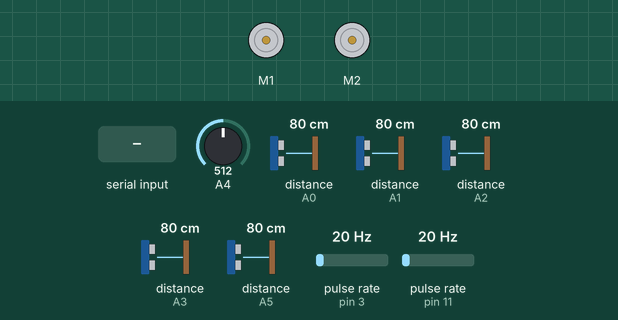
Recording of a sketch running on a simulated Arduino Uno, built with avr-gcc and run on an emulated ATmega328P. Parts: 2 × DC motor (green arrow = forward, orange = backward, longer = faster). Wiring (inferred from the names in the program): 2 × pulse sensor: data pin 3 / data pin 11. Inputs (shaded band) come from the test bench; at power-on: pulse rate (sensors on pin 3, pin 11) 20 Hz, A4 = 512, distance to the obstacle (sensors on A0, A1, A2, A3, A5) 80 cm. What the sketch prints to the serial monitor is not drawn.

Above: at 1.2 s.
1.3 s: "D\n" received over Serial
5.8 s: "A90\n" received over Serial
At 7.8 s:
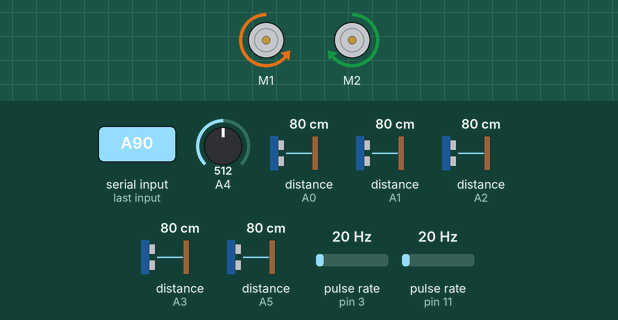
8.4 s: pulse rate (sensor on pin 3) set to 4 Hz
At 9.5 s:
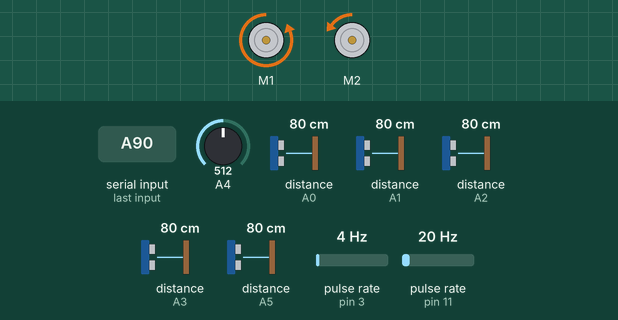
At 10.9 s:
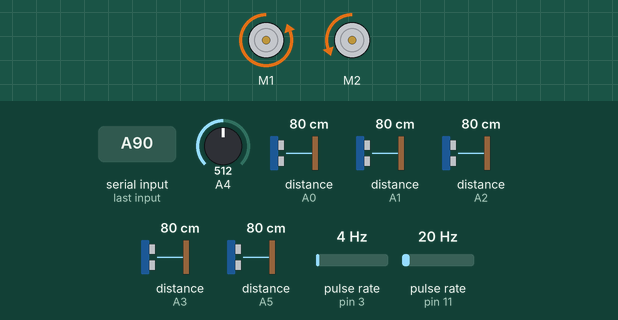
11.2 s: pulse rate (sensor on pin 3) set to 50 Hz
14.2 s: pulse rate (sensor on pin 3) set to 4 Hz
Timing chart, 0 to 18.2 s (numbered marks = the images above; inputs shaded):
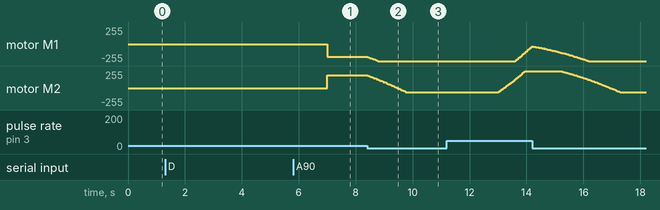

Measured:
- after the input at 5.8 s, motor M1: stopped → backward 191/255 after 1.2 s; motor M2: stopped → forward 191/255 after 1.2 s
- after the input at 8.4 s, motor M1: moves from backward 191/255 to backward 255/255 over 0.37 s, starting at once; motor M2: moves from forward 191/255 to backward 63/255 over 1.3 s, starting at once
- after the input at 11.2 s, motor M1: moves from backward 255/255 to backward 42/255 over 0.57 s, starting after 2.4 s; motor M2: moves from backward 63/255 to forward 255/255 over 0.96 s, starting after 1.8 s

The sketch:

mdp_mar05.ino
```cpp
// the setup routine runs once when you press reset
void setup() {
  // initialize serial communication
  setupSerialConnection();
  setupMotorEncoder();
  setupSensorInterrupt();
  setupPID();
  // make arduino pause execution for all code for the stated milliseconds
  // for the analog-to-digital converter to settle after the last reading
  delay(20);
}

// the loop routine runs over and over again forever
void loop() {
  delay(2);

  // if not connected
  if (!Serial) {
    //Serial.println("Waiting for connection");
  }

  //testRPM(400, 400);

/*
  // for hardcode string
  char movement;
  String test = "Y";
  int strLen = test.length();
  int pos = 0;

  // while data is available in the serial buffer
  while (strLen > pos) {
    // to store char array for movement value
    char gridMoveValueChar[100];
    // to store movement value in int
    int gridMoveValueInt= 0;
    int count = 0;

    // read the next character of the serial buffer
    char character = test.charAt(pos);
    pos++;
    char nextChar = test.charAt(pos);
    if (character == '|')
      continue;
    if (character == '\0' || character == '\n')
      break;
    if (nextChar == '|' || nextChar == '\0') {
      gridMoveValueChar[count] = '1';
      count++;
      pos++;
    } else {
      while (nextChar != '|' && nextChar != '\0') {
        gridMoveValueChar[count] = nextChar;
        pos++;
        count++;
        nextChar = test.charAt(pos);
      }
      pos++;
    }
    gridMoveValueChar[count] = '\0';
    gridMoveValueInt = atoi(gridMoveValueChar);

    switch (character) {
      // move forward
      case 'W':
        moveForward(gridMoveValueInt * 10);
        delay(10);
        printDistanceReading();
        printSensorReading();
        delay(2000);
        break;
      // move forward fast (for fastestpath or clear straight path)
      case 'F':
        moveForwardFast(gridMoveValueInt * 10);
        delay(10);
        printDistanceReading();
        printSensorReading();
        break;
      // turn left
      case 'A':
        if (gridMoveValueInt <= 12)     // lesser or equal to 12, will be seen as number of 90 degrees to be turned (max 1080 deg)
          turnLeft(gridMoveValueInt*90);
        else
          turnLeft(gridMoveValueInt);   // more than 12, will be seen as degrees to be turned
        delay(10);
        printDistanceReading();
        //printSensorReading();
        pos = pos + 1;
        break;
      // move backward (for fastestpath or clear straight path)
      case 'S':
        moveBackwards(gridMoveValueInt * 10);
        delay(10);
        printDistanceReading();
        printSensorReading();
        break;
      // move backward fast
      case 'B':
        moveBackwardsFast(gridMoveValueInt * 10);
        delay(10);
        printDistanceReading();
        printSensorReading();
        break;
      // turn right
      case 'D':
        if (gridMoveValueInt <= 12)     // lesser or equal to 12, will be seen as number of 90 degrees to be turned (max 1080 deg)
          turnRight(gridMoveValueInt*90);
        else
          turnRight(gridMoveValueInt);  // more than 12, will be seen as degrees to be turned
        delay(10);
        printDistanceReading();
        printSensorReading();
        pos = pos + 1;
        break;
      // to get current sensor reading
      case 'U':
        printDistanceReading();
        printSensorReading();
        pos = pos + 1;
        break;
      case 'I':
        delay(2000);
        turnLeft(45);
        delay(2000);
        //moveForwardTick(2380);
        //delay(2000);
        turnRight(45);
        //turnRight(60);
        //delay(2000);
        //moveForwardTick(2380);
        //turnLeft(60);
        //delay(2000);
        break;
      case 'Y':
        alignRight();
        delay(10);
        break;
      case 'P':
        avoid();
        delay(10);
        break;
      case 'O':
        avoidDiagonal();
        delay(10);
        break;
    }
  }
  //delay(10000);
  */
  //for receiving string from rpi
  // to store char array for movement value
  char gridMoveValueChar[100];
  int gridMoveValueInt;
  String gridMoveValueString;
  int count;

  // while data is available in the serial buffer
  while (Serial.available() > 0){
    gridMoveValueString = "";
    count = 0;
    char character = Serial.read();

    char nextChar = Serial.peek();


    //char gridMoveValueInt = Serial.read();
    //if (character == '|')
     // continue;

    if (character == '|')
      continue;
    if (character == '\0' || character == '\n')
      break;
    if (nextChar == '|') {
      gridMoveValueString += '1';
      //gridMoveValueChar[count] = '1';
      count++;
    } else {
        while (nextChar != '|' && nextChar != '\0' && nextChar != '\n') {
          nextChar = Serial.read();
          gridMoveValueString += (char)nextChar;
          //gridMoveValueChar[count] = nextChar;
          count++;
          nextChar = Serial.peek();
        }
    }
    //gridMoveValueChar[count] = '\0';
    //gridMoveValueInt = atoi(gridMoveValueChar);
    gridMoveValueInt = gridMoveValueString.toInt();

    // read the next character of the serial buffer
    switch (character) {
      // move forward
      case 'W':
        moveForward(gridMoveValueInt * 10);
        delay(10);
        printSensorReading();
        break;
      // move forward fast (for fastestpath or clear straight path)
      case 'F':
        moveForwardFast(gridMoveValueInt * 10);
        delay(10);
        printSensorReading();
        break;
      // turn left
      case 'A':
        if (gridMoveValueInt <= 12)     // lesser or equal to 12, will be seen as number of 90 degrees to be turned (max 1080 deg)
          turnLeft(gridMoveValueInt*90);
        else
          turnLeft(gridMoveValueInt);   // more than 12, will be seen as degrees to be turned
        delay(10);
        printSensorReading();
        break;
      // move backward
      case 'S':
        moveBackwards(gridMoveValueInt * 10);
        delay(10);
        printSensorReading();
        break;
      // move backward fast
      case 'B':
        moveBackwardsFast(gridMoveValueInt * 10);
        delay(10);
        printSensorReading();
        break;
      // turn right
      case 'D':
        if (gridMoveValueInt <= 12)     // lesser or equal to 12, will be seen as number of 90 degrees to be turned (max 1080 deg)
          turnRight(gridMoveValueInt*90);
        else
          turnRight(gridMoveValueInt);  // more than 12, will be seen as degrees to be turned
        delay(10);
        printSensorReading();
        break;
      // to get current sensor reading
      case 'U':
        printSensorReading();
        break;
      case '|':
        break;
      }
  }
}

// serial codes
void setupSerialConnection() {
  // initialize serial communication at 9600 bits per seconds
  Serial.begin(115200);
  // deadlock if not connected
  while (!Serial);
}

void printSensorReading() {
  // print sensor reading to serial monitor
  Serial.print("XF1:");
  Serial.print((int)getFrontIR1()); // print front-left sensor distance
  Serial.print("|F2:");
  Serial.print((int)getFrontIR2()); // print front-center sensor distance
  Serial.print("|F3:");
  Serial.print((int)getFrontIR3()); // print front-right sensor distance
  Serial.print("|R1:");
  Serial.print((int)getRightIR1()); // print right-back sensor distance
  Serial.print("|R2:");
  Serial.print((int)getRightIR2()); // print right-front sensor distance
  Serial.print("|L1:");
  Serial.print((int)getLeftIR1());  // print left long range sensor distance
  Serial.print("|\n");
  // flush waits for transmission of outoing serial data to complete
  Serial.flush();
  delay(10);
}

void printDistanceReading() {
  // print sensor reading to serial monitor
  Serial.print("                                  F1:");
  Serial.print(readFrontSensor_1()); // print front-left sensor distance
  Serial.print("|F2:");
  Serial.print(readFrontSensor_2()); // print front-center sensor distance
  Serial.print("|F3:");
  Serial.print(readFrontSensor_3()); // print front-right sensor distance
  Serial.print("|R1:");
  Serial.print(readRightSensor_1()); // print right-back sensor distance
  Serial.print("|R2:");
  Serial.print(readRightSensor_2()); // print right-front sensor distance
  Serial.print("|L1:");
  Serial.print(readLeftSensor_1());  // print left long range sensor distance
  Serial.print("|\n");
  // flush waits for transmission of outoing serial data to complete
  Serial.flush();
  delay(10);
}
```

Source omitted: motorLib.ino (16313 bytes), sensorLib.ino (11008 bytes)
